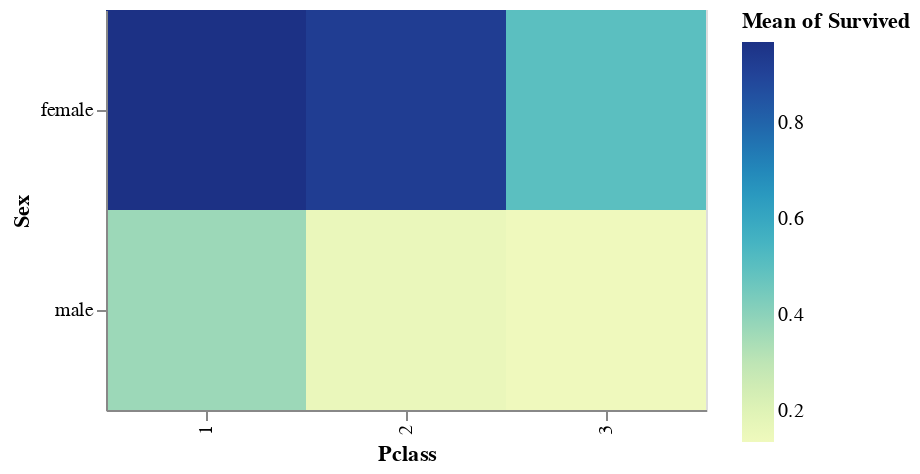

Write notebook code for a chart like this one.
### Markdown cell above
**Mark rectangle**

### Code cell
alt.Chart(titanic).mark_rect().encode(
    x='Pclass:O',
    y='Sex',
    color='mean(Survived)',
).properties(
    width=300,
    height=200
)

### Figure 1 — Vega-Lite specification as saved in the notebook (floating-point values rounded to 4 significant figures; data arrays with more than 128 entries replaced by an {"elided": "..."} marker saying what was removed)
{"config": {"view": {"continuousWidth": 300, "continuousHeight": 300}}, "data": {"name": "data-93290830beea3a875eeab316df346c54"}, "mark": {"type": "rect"}, "encoding": {"color": {"aggregate": "mean", "field": "Survived", "type": "quantitative"}, "x": {"field": "Pclass", "type": "ordinal"}, "y": {"field": "Sex", "type": "nominal"}}, "height": 200, "width": 300, "$schema": "https://vega.github.io/schema/vega-lite/v5.8.0.json", "datasets": {"data-93290830beea3a875eeab316df346c54": {"elided": "891 records"}}}
